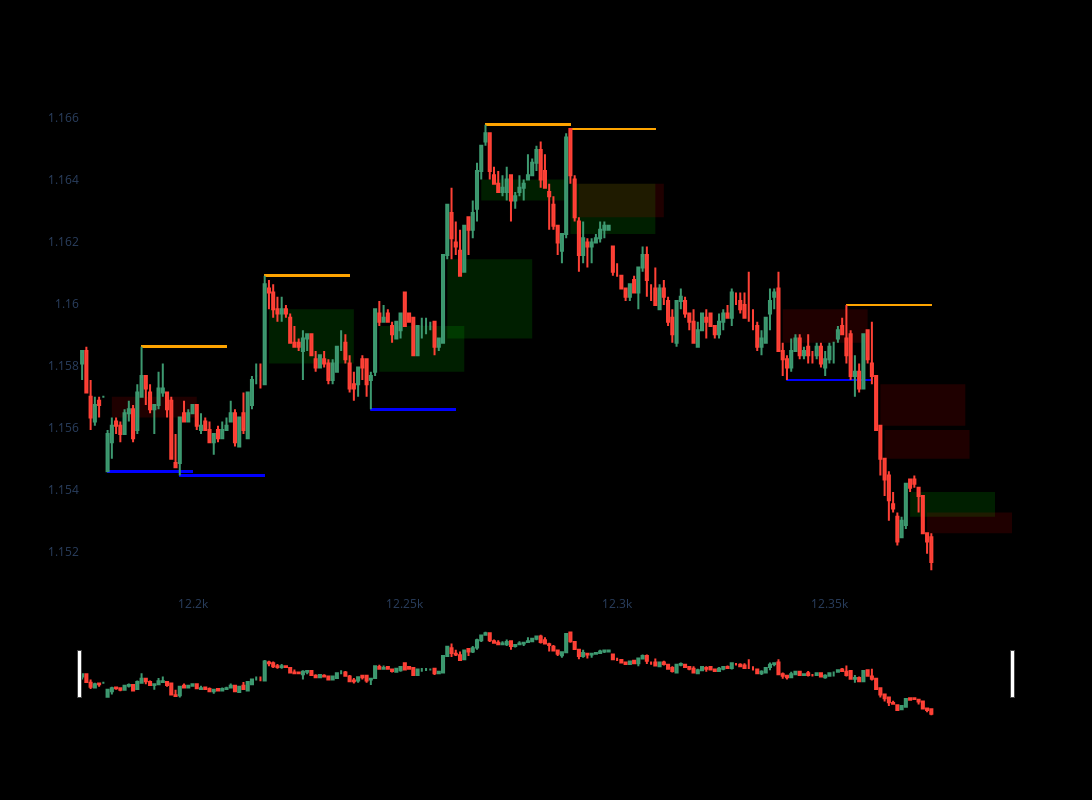

The notebook cell saved with this chart:
### Code cell
def plot_fvg_and_key_levels(df, start_idx, end_idx, extension=20):
    """
    Plots candlesticks, FVG zones, and key levels (support/resistance) for a
    subset of a DataFrame from `start_idx` to `end_idx`.
    
    The FVG column is expected to have tuples of the form:
        (fvg_type, start_price, end_price, trigger_index)

    The key_levels column is expected to have dictionaries of the form:
        {
          "support": [(idx, price), (idx, price), ...],
          "resistance": [(idx, price), (idx, price), ...]
        }

    Parameters:
    -----------
    df : pd.DataFrame
        Must contain: "Open", "High", "Low", "Close", "FVG", "key_levels".
    start_idx : int
        Starting row index for plotting.
    end_idx : int
        Ending row index for plotting.
    extension : int
        How far (in x-axis units/index steps) to extend the FVG rectangles
        and key-level lines.
    
    Returns:
    --------
    fig : plotly.graph_objects.Figure
        A Plotly Figure with the candlesticks, FVG, and key-level lines.
    """

    # Slice the DataFrame to the desired plotting range
    dfpl = df.loc[start_idx:end_idx]

    # Create the figure
    fig = go.Figure()

    # -- 1) Add Candlestick Chart --
    fig.add_trace(go.Candlestick(
        x=dfpl.index,
        open=dfpl["Open"],
        high=dfpl["High"],
        low=dfpl["Low"],
        close=dfpl["Close"],
        name="Candles"
    ))

    # -- 2) Add FVG Zones --
    for i, row in dfpl.iterrows():
        # Check if "FVG" is a valid tuple: (fvg_type, start_price, end_price, trigger_index)
        if isinstance(row.get("FVG"), tuple):
            fvg_type, start_price, end_price, trigger_idx = row["FVG"]

            # Choose a fill color based on bullish vs. bearish
            if fvg_type == "bullish":
                color = "rgba(0, 255, 0, 0.3)"   # greenish
            else:
                color = "rgba(255, 0, 0, 0.3)"   # reddish

            fig.add_shape(
                type="rect",
                x0=trigger_idx,
                x1=trigger_idx + extension,
                y0=start_price,
                y1=end_price,
                fillcolor=color,
                opacity=0.4,
                layer="below",
                line=dict(width=0),
            )

    # -- 3) Add Key Levels as Horizontal Lines --
    for i, row in dfpl.iterrows():
        key_levels = row.get("key_levels", None)
        if key_levels:
            # key_levels is a dict: {"support": [(idx, val), ...], "resistance": [(idx, val), ...]}
            support_levels = key_levels.get("support", [])
            resistance_levels = key_levels.get("resistance", [])

            # Plot support levels
            for (gen_idx, s_price) in support_levels:
                # We only draw the line if gen_idx is in (start_idx, end_idx)
                # You can decide to relax/omit this check if you want lines from outside the window.
                if start_idx <= gen_idx <= end_idx:
                    fig.add_shape(
                        type="line",
                        x0=gen_idx,
                        x1=gen_idx + extension,
                        y0=s_price,
                        y1=s_price,
                        line=dict(color="blue", width=2),
                        layer="below"
                    )

            # Plot resistance levels
            for (gen_idx, r_price) in resistance_levels:
                if start_idx <= gen_idx <= end_idx:
                    fig.add_shape(
                        type="line",
                        x0=gen_idx,
                        x1=gen_idx + extension,
                        y0=r_price,
                        y1=r_price,
                        line=dict(color="orange", width=2),
                        layer="below"
                    )

    # -- 4) Figure Aesthetics --
    fig.update_layout(
        width=1200,
        height=800,
        xaxis=dict(showgrid=False),
        yaxis=dict(showgrid=False),
        plot_bgcolor='black',
        paper_bgcolor='black'
    )

    fig.show()
    return fig


fig = plot_fvg_and_key_levels(
    my_data, start_idx=12174, end_idx=12374, extension=20)
